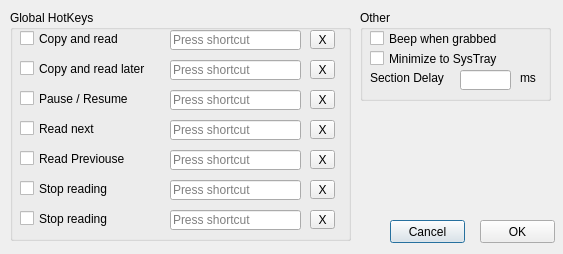
<?xml version="1.0" encoding="UTF-8"?>
<ui version="4.0">
 <class>OptionsDlg</class>
 <widget class="QDialog" name="OptionsDlg">
  <property name="geometry">
   <rect>
    <x>0</x>
    <y>0</y>
    <width>563</width>
    <height>254</height>
   </rect>
  </property>
  <property name="windowTitle">
   <string>Dialog</string>
  </property>
  <widget class="QPushButton" name="cancelButton">
   <property name="geometry">
    <rect>
     <x>390</x>
     <y>220</y>
     <width>75</width>
     <height>23</height>
    </rect>
   </property>
   <property name="text">
    <string>Cancel</string>
   </property>
  </widget>
  <widget class="QPushButton" name="okButton">
   <property name="geometry">
    <rect>
     <x>480</x>
     <y>220</y>
     <width>75</width>
     <height>23</height>
    </rect>
   </property>
   <property name="text">
    <string>OK</string>
   </property>
  </widget>
  <widget class="QGroupBox" name="groupBox">
   <property name="geometry">
    <rect>
     <x>10</x>
     <y>10</y>
     <width>341</width>
     <height>231</height>
    </rect>
   </property>
   <property name="title">
    <string>Global HotKeys</string>
   </property>
   <widget class="QCheckBox" name="chkCopy">
    <property name="geometry">
     <rect>
      <x>10</x>
      <y>20</y>
      <width>151</width>
      <height>17</height>
     </rect>
    </property>
    <property name="text">
     <string>Copy and read</string>
    </property>
   </widget>
   <widget class="QKeySequenceEdit" name="kseCopy">
    <property name="geometry">
     <rect>
      <x>160</x>
      <y>20</y>
      <width>131</width>
      <height>20</height>
     </rect>
    </property>
   </widget>
   <widget class="QKeySequenceEdit" name="kseNow">
    <property name="geometry">
     <rect>
      <x>160</x>
      <y>50</y>
      <width>131</width>
      <height>20</height>
     </rect>
    </property>
   </widget>
   <widget class="QKeySequenceEdit" name="ksePrev">
    <property name="geometry">
     <rect>
      <x>160</x>
      <y>140</y>
      <width>131</width>
      <height>20</height>
     </rect>
    </property>
   </widget>
   <widget class="QKeySequenceEdit" name="kseNext">
    <property name="geometry">
     <rect>
      <x>160</x>
      <y>110</y>
      <width>131</width>
      <height>20</height>
     </rect>
    </property>
   </widget>
   <widget class="QKeySequenceEdit" name="kseStop">
    <property name="geometry">
     <rect>
      <x>160</x>
      <y>170</y>
      <width>131</width>
      <height>20</height>
     </rect>
    </property>
   </widget>
   <widget class="QKeySequenceEdit" name="ksePause">
    <property name="geometry">
     <rect>
      <x>160</x>
      <y>80</y>
      <width>131</width>
      <height>20</height>
     </rect>
    </property>
   </widget>
   <widget class="QToolButton" name="clrCopy">
    <property name="geometry">
     <rect>
      <x>300</x>
      <y>20</y>
      <width>25</width>
      <height>19</height>
     </rect>
    </property>
    <property name="text">
     <string>X</string>
    </property>
   </widget>
   <widget class="QToolButton" name="clrNow">
    <property name="geometry">
     <rect>
      <x>300</x>
      <y>50</y>
      <width>25</width>
      <height>19</height>
     </rect>
    </property>
    <property name="text">
     <string>X</string>
    </property>
   </widget>
   <widget class="QToolButton" name="crlPause">
    <property name="geometry">
     <rect>
      <x>300</x>
      <y>80</y>
      <width>25</width>
      <height>19</height>
     </rect>
    </property>
    <property name="text">
     <string>X</string>
    </property>
   </widget>
   <widget class="QToolButton" name="clrNext">
    <property name="geometry">
     <rect>
      <x>300</x>
      <y>110</y>
      <width>25</width>
      <height>19</height>
     </rect>
    </property>
    <property name="text">
     <string>X</string>
    </property>
   </widget>
   <widget class="QToolButton" name="clrPrev">
    <property name="geometry">
     <rect>
      <x>300</x>
      <y>140</y>
      <width>25</width>
      <height>19</height>
     </rect>
    </property>
    <property name="text">
     <string>X</string>
    </property>
   </widget>
   <widget class="QToolButton" name="clrStop">
    <property name="geometry">
     <rect>
      <x>300</x>
      <y>170</y>
      <width>25</width>
      <height>19</height>
     </rect>
    </property>
    <property name="text">
     <string>X</string>
    </property>
   </widget>
   <widget class="QCheckBox" name="chkNow">
    <property name="geometry">
     <rect>
      <x>10</x>
      <y>50</y>
      <width>151</width>
      <height>17</height>
     </rect>
    </property>
    <property name="text">
     <string>Copy and read later</string>
    </property>
   </widget>
   <widget class="QCheckBox" name="chkPause">
    <property name="geometry">
     <rect>
      <x>10</x>
      <y>80</y>
      <width>151</width>
      <height>17</height>
     </rect>
    </property>
    <property name="text">
     <string>Pause / Resume</string>
    </property>
   </widget>
   <widget class="QCheckBox" name="chkNext">
    <property name="geometry">
     <rect>
      <x>10</x>
      <y>110</y>
      <width>151</width>
      <height>17</height>
     </rect>
    </property>
    <property name="text">
     <string>Read next</string>
    </property>
   </widget>
   <widget class="QCheckBox" name="chkPrev">
    <property name="geometry">
     <rect>
      <x>10</x>
      <y>140</y>
      <width>151</width>
      <height>17</height>
     </rect>
    </property>
    <property name="text">
     <string>Read Previouse</string>
    </property>
   </widget>
   <widget class="QCheckBox" name="chkStop">
    <property name="geometry">
     <rect>
      <x>10</x>
      <y>170</y>
      <width>151</width>
      <height>17</height>
     </rect>
    </property>
    <property name="text">
     <string>Stop reading</string>
    </property>
   </widget>
   <widget class="QCheckBox" name="chkAdd">
    <property name="geometry">
     <rect>
      <x>10</x>
      <y>200</y>
      <width>151</width>
      <height>17</height>
     </rect>
    </property>
    <property name="text">
     <string>Stop reading</string>
    </property>
   </widget>
   <widget class="QKeySequenceEdit" name="kseAdd">
    <property name="geometry">
     <rect>
      <x>160</x>
      <y>200</y>
      <width>131</width>
      <height>20</height>
     </rect>
    </property>
   </widget>
   <widget class="QToolButton" name="clrAdd">
    <property name="geometry">
     <rect>
      <x>300</x>
      <y>200</y>
      <width>25</width>
      <height>19</height>
     </rect>
    </property>
    <property name="text">
     <string>X</string>
    </property>
   </widget>
  </widget>
  <widget class="QGroupBox" name="groupBox_2">
   <property name="geometry">
    <rect>
     <x>360</x>
     <y>10</y>
     <width>191</width>
     <height>91</height>
    </rect>
   </property>
   <property name="title">
    <string>Other</string>
   </property>
   <widget class="QCheckBox" name="chkBeep">
    <property name="geometry">
     <rect>
      <x>10</x>
      <y>20</y>
      <width>161</width>
      <height>17</height>
     </rect>
    </property>
    <property name="text">
     <string>Beep when grabbed</string>
    </property>
   </widget>
   <widget class="QCheckBox" name="chkSysTray">
    <property name="geometry">
     <rect>
      <x>10</x>
      <y>40</y>
      <width>161</width>
      <height>17</height>
     </rect>
    </property>
    <property name="text">
     <string>Minimize to SysTray</string>
    </property>
   </widget>
   <widget class="QLabel" name="label">
    <property name="geometry">
     <rect>
      <x>10</x>
      <y>60</y>
      <width>81</width>
      <height>16</height>
     </rect>
    </property>
    <property name="text">
     <string>Section Delay</string>
    </property>
   </widget>
   <widget class="QLineEdit" name="editDelay">
    <property name="geometry">
     <rect>
      <x>100</x>
      <y>60</y>
      <width>51</width>
      <height>20</height>
     </rect>
    </property>
   </widget>
   <widget class="QLabel" name="label_2">
    <property name="geometry">
     <rect>
      <x>160</x>
      <y>60</y>
      <width>21</width>
      <height>16</height>
     </rect>
    </property>
    <property name="text">
     <string>ms</string>
    </property>
   </widget>
  </widget>
 </widget>
 <resources/>
 <connections>
  <connection>
   <sender>okButton</sender>
   <signal>clicked()</signal>
   <receiver>OptionsDlg</receiver>
   <slot>accept()</slot>
   <hints>
    <hint type="sourcelabel">
     <x>351</x>
     <y>38</y>
    </hint>
    <hint type="destinationlabel">
     <x>233</x>
     <y>29</y>
    </hint>
   </hints>
  </connection>
  <connection>
   <sender>cancelButton</sender>
   <signal>clicked()</signal>
   <receiver>OptionsDlg</receiver>
   <slot>reject()</slot>
   <hints>
    <hint type="sourcelabel">
     <x>330</x>
     <y>66</y>
    </hint>
    <hint type="destinationlabel">
     <x>197</x>
     <y>125</y>
    </hint>
   </hints>
  </connection>
  <connection>
   <sender>clrCopy</sender>
   <signal>clicked()</signal>
   <receiver>kseCopy</receiver>
   <slot>clear()</slot>
   <hints>
    <hint type="sourcelabel">
     <x>382</x>
     <y>39</y>
    </hint>
    <hint type="destinationlabel">
     <x>270</x>
     <y>39</y>
    </hint>
   </hints>
  </connection>
  <connection>
   <sender>clrNow</sender>
   <signal>clicked()</signal>
   <receiver>kseNow</receiver>
   <slot>clear()</slot>
   <hints>
    <hint type="sourcelabel">
     <x>382</x>
     <y>69</y>
    </hint>
    <hint type="destinationlabel">
     <x>270</x>
     <y>69</y>
    </hint>
   </hints>
  </connection>
  <connection>
   <sender>crlPause</sender>
   <signal>clicked()</signal>
   <receiver>ksePause</receiver>
   <slot>clear()</slot>
   <hints>
    <hint type="sourcelabel">
     <x>382</x>
     <y>99</y>
    </hint>
    <hint type="destinationlabel">
     <x>270</x>
     <y>99</y>
    </hint>
   </hints>
  </connection>
  <connection>
   <sender>clrNext</sender>
   <signal>clicked()</signal>
   <receiver>kseNext</receiver>
   <slot>clear()</slot>
   <hints>
    <hint type="sourcelabel">
     <x>382</x>
     <y>129</y>
    </hint>
    <hint type="destinationlabel">
     <x>270</x>
     <y>129</y>
    </hint>
   </hints>
  </connection>
  <connection>
   <sender>clrPrev</sender>
   <signal>clicked()</signal>
   <receiver>ksePrev</receiver>
   <slot>clear()</slot>
   <hints>
    <hint type="sourcelabel">
     <x>382</x>
     <y>159</y>
    </hint>
    <hint type="destinationlabel">
     <x>270</x>
     <y>159</y>
    </hint>
   </hints>
  </connection>
  <connection>
   <sender>clrStop</sender>
   <signal>clicked()</signal>
   <receiver>kseStop</receiver>
   <slot>clear()</slot>
   <hints>
    <hint type="sourcelabel">
     <x>382</x>
     <y>189</y>
    </hint>
    <hint type="destinationlabel">
     <x>270</x>
     <y>189</y>
    </hint>
   </hints>
  </connection>
  <connection>
   <sender>clrAdd</sender>
   <signal>clicked()</signal>
   <receiver>kseAdd</receiver>
   <slot>clear()</slot>
   <hints>
    <hint type="sourcelabel">
     <x>382</x>
     <y>219</y>
    </hint>
    <hint type="destinationlabel">
     <x>270</x>
     <y>219</y>
    </hint>
   </hints>
  </connection>
 </connections>
</ui>
